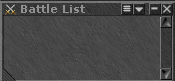
#> input picture src/images/battleRD.png, 175 x 81 px
$ python -i PixelConfiguration.py   (imports and definitions only)
#> lines starting #> are read from the running program, lines starting #| are printed output that depends on the picture; after the words box and inside, x2 and y2 are one past the last pixel; in counts of white or black regions, pixels touching at a corner belong together
#> further down, picture is the input picture: shape (81, 175, 3); mean B, G, R 71.9, 72.1, 71.9
import cv2

class PixelConfiguration:
  def count_pix_color(self, image):
    img_gray = cv2.cvtColor(image, cv2.COLOR_BGR2GRAY)
    filtered_img = cv2.inRange(img_gray, 85, 100)
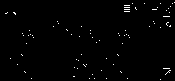
#> filtered_img: shape (81, 175); 1% white in thin lines or dots
    gray_value = cv2.countNonZero(filtered_img)
#> gray_value = 143

    return gray_value

>>> import cv2
>>> picture = cv2.imread('../images/battleRD.png')
>>> result = PixelConfiguration().count_pix_color(picture)
#> result = 143

$ run again, on src/images/equipmentRD.png
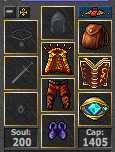
#> input picture src/images/equipmentRD.png, 115 x 152 px
#> picture is the input picture: shape (152, 115, 3); mean B, G, R 56.2, 64.6, 73.1
#> in count_pix_color, `img_gray = cv2.cvtColor(image, cv2.COLOR_BGR2GRAY)`:
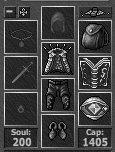
#> img_gray: shape (152, 115); min 0, max 252, mean 66.3
#> in count_pix_color, `filtered_img = cv2.inRange(img_gray, 85, 100)`:
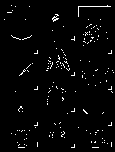
#> filtered_img: shape (152, 115); 2.6% white in thin lines or dots, all inside (x1, y1, x2, y2) = (4, 5, 114, 148)
#> gray_value = 454
